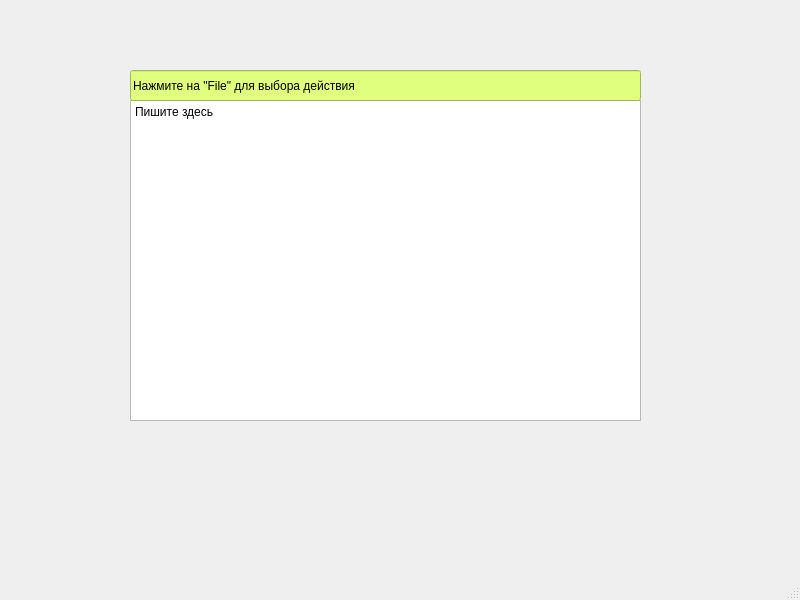
<?xml version="1.0" encoding="UTF-8"?>
<ui version="4.0">
 <class>SDI</class>
 <widget class="QMainWindow" name="SDI">
  <property name="geometry">
   <rect>
    <x>0</x>
    <y>0</y>
    <width>800</width>
    <height>600</height>
   </rect>
  </property>
  <property name="windowTitle">
   <string>MainWindow</string>
  </property>
  <property name="styleSheet">
   <string notr="true">QMaynWindow{ 
color:#aaff7f;
gradient :Pastels;
}</string>
  </property>
  <widget class="QWidget" name="centralwidget">
   <widget class="QPlainTextEdit" name="textEdit">
    <property name="geometry">
     <rect>
      <x>130</x>
      <y>100</y>
      <width>511</width>
      <height>321</height>
     </rect>
    </property>
    <property name="styleSheet">
     <string notr="true">QtextEdit { 
background-color: #aaff7f;
}</string>
    </property>
    <property name="plainText">
     <string>Пишите здесь</string>
    </property>
   </widget>
   <widget class="QLineEdit" name="lineEdit">
    <property name="geometry">
     <rect>
      <x>130</x>
      <y>70</y>
      <width>511</width>
      <height>31</height>
     </rect>
    </property>
    <property name="styleSheet">
     <string notr="true">QLineEdit {
background-color :#e1ff7f;
}</string>
    </property>
    <property name="text">
     <string>Нажмите на &quot;File&quot; для выбора действия</string>
    </property>
   </widget>
  </widget>
  <widget class="QMenuBar" name="menubar">
   <property name="geometry">
    <rect>
     <x>0</x>
     <y>0</y>
     <width>800</width>
     <height>22</height>
    </rect>
   </property>
  </widget>
  <widget class="QStatusBar" name="statusbar"/>
 </widget>
 <resources/>
 <connections/>
</ui>
